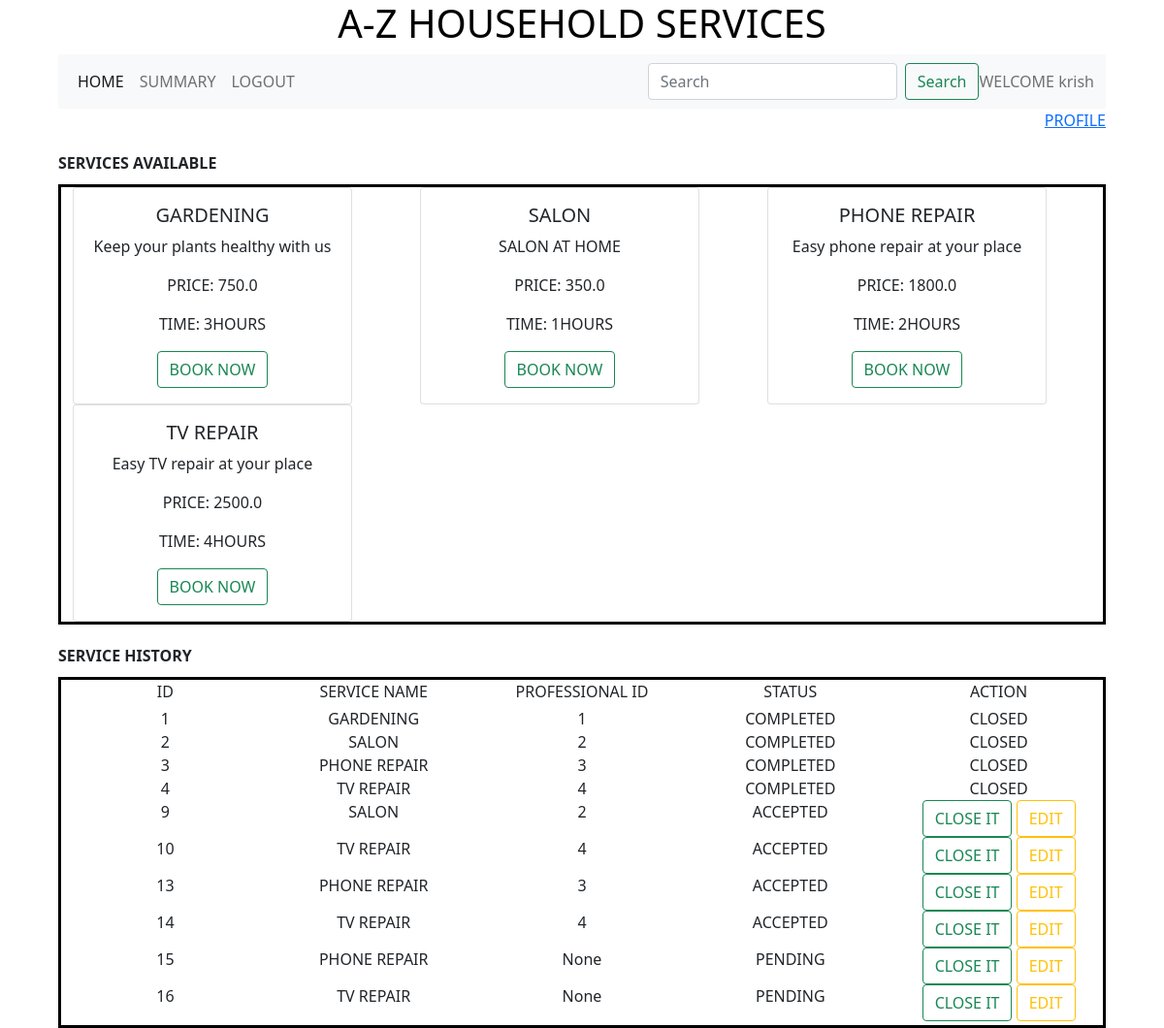
/customer/1, run on an earlier commit of the app's database.
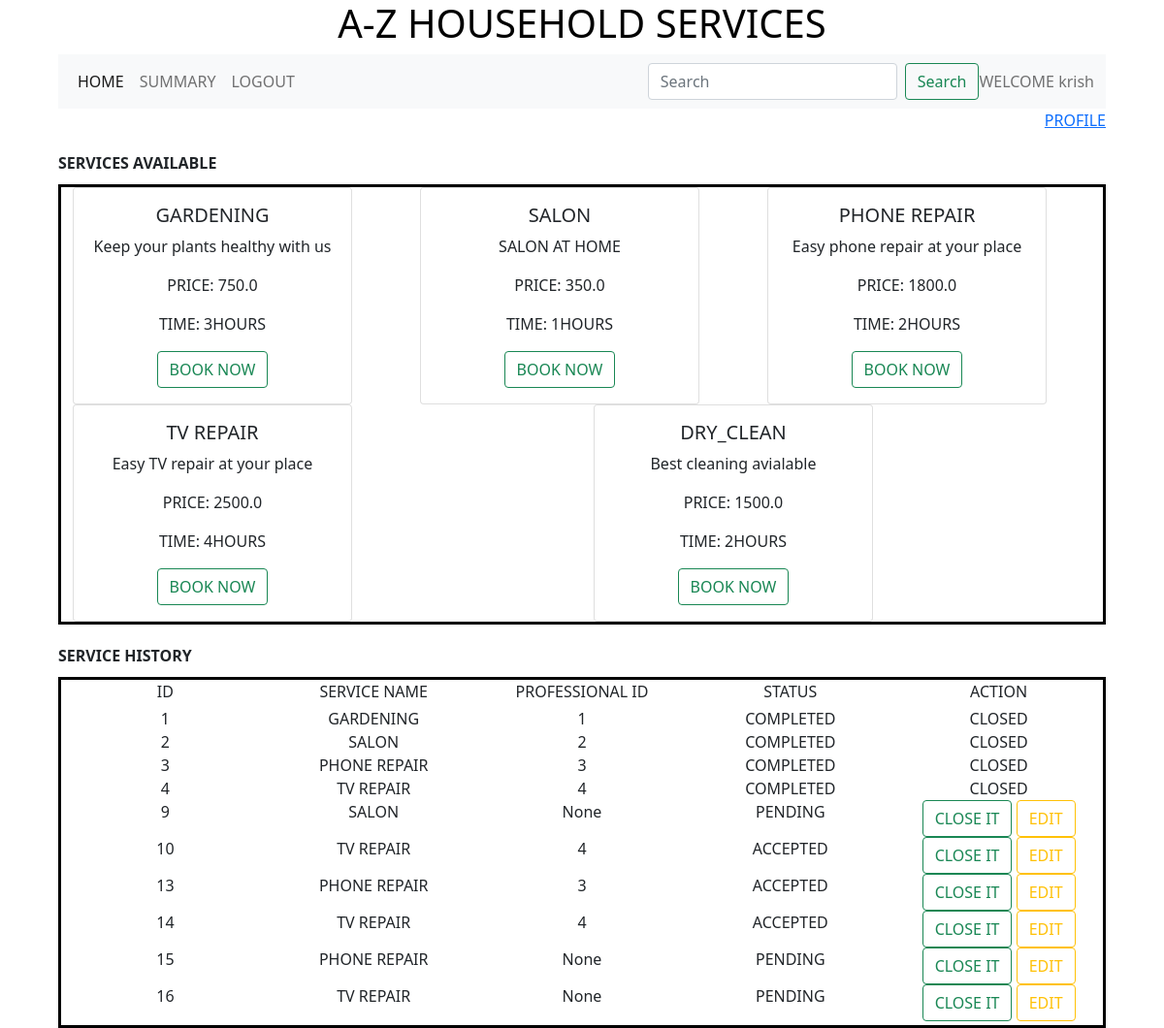
And on a later commit of the database.
### backend/models.py (models this page shows)
class Service(db.Model):
    __tablename__ ="service"
    id = db.Column(db.Integer,primary_key=True)
    name = db.Column(db.String)
    description = db.Column(db.String)
    base_price = db.Column(db.Float)
    time_required = db.Column(db.Integer)
    service_requests = db.relationship("Service_request",cascade="all,delete",backref="service",lazy = True)
    professionals = db.relationship("Professional",cascade="all,delete",backref="service",lazy = True)
    service_pic_url = db.Column(db.String,nullable=True,default="None")

class Service_request(db.Model):
    __tablename__ ="service_request"
    id = db.Column(db.Integer,primary_key=True)
    status  = db.Column(db.String,default ="PENDING" )
    date = db.Column(db.DateTime)
    rating = db.Column(db.Integer)
    remark = db.Column(db.String)
    service_id = db.Column(db.Integer, db.ForeignKey("service.id"),nullable = False)
    customer_id = db.Column(db.Integer, db.ForeignKey("customer.id"),nullable = False)
    professtional_id = db.Column(db.Integer, db.ForeignKey("professional.id"))

### backend/controllers.py (the view)
@app.route("/customer/<id>")
def customer_dashboard(id):
    customer = get_customer(id)
    services = get_services()
    services1 = get_services()
    service_requests = Service_request().query.filter_by(customer_id=id).all()
    return render_template("customer_dashboard.html",services=services,customer=customer,id=id,service_requests=service_requests,services1=services1)

### backend/controllers.py (called while the page is built)
def get_services():
    services = Service.query.all()
    return services

def get_customer(id):
    customer = Customer.query.filter_by(id=id).first()
    return customer

### templates/customer_dashboard.html (shortened to what the changed rows need)
{%extends "customer_layout.html"%}
{%block content%}
                {%if services%}
                  <div class ="dashboard">
                    <div class="container text-center">
                      <div class="row">
                        {%for service in services%}
                          <div class="col">
                            <div class="card" style="width: 18rem;">
                              <div class="card-body">
                                <h5 class="card-title">{{service.name}}</h5>
                                <p class="card-text">{{service.description}}</p>
                                <p class="card-text">PRICE: {{service.base_price}}</p>
                                <p class="card-text">TIME: {{service.time_required}}HOURS</p>
                                <form action="/service_request/{{id}}" method ="POST">
                                  <button type = "submit" class="btn btn-outline-success">BOOK NOW</button>
                                </form>
                              </div>
                            </div>
                          </div>
                        {%endfor%}
                      </div>
                    </div>
                  </div>
                {%else%}
                  <h3 class="center">NO SERVICES AVAILABLE</h3>
                {%endif%}
                {%if service_requests%}
                  <div class ="dashboard">
                    <div class="container text-center">
                      <div class="margin1">
                        {%for service_request in service_requests%}
                          {%for s in services1%}
                            {%if s.id == service_request.service_id%}
                              <div class="row">
                                <div class="col">
                                  {{service_request.id}}
                                </div>
                                <div class="col">
                                  {{s.name}}
                                </div>
                                <div class="col">
                                  {{service_request.professtional_id}}
                                </div>
                                <div class="col">
                                  {{service_request.status}}
                                </div>
                                <div class="col">
                                  {%if service_request.status != "COMPLETED" %}
                                    <a href="/close_service_request/{{id}}/{{service_request.id}}" class="btn btn-outline-success">CLOSE IT</a>
                                    <a href="/edit_service_request/{{id}}/{{service_request.id}}" class="btn btn-outline-warning">EDIT</a>
                                  {%else%}
                                    CLOSED
                                  {%endif%}
                                </div>
                              </div>
                            {%endif%}
                          {%endfor%}
                        {%endfor%}
                      </div>
                    </div>
                  </div>
                {%endif%}
{%endblock%}

What changed in the data, as far as the page shows it:
added Service: name "DRY_CLEAN", description "Best cleaning avialable", base_price "1500.0", time_required "2"
changed Service_request id 9: professtional_id "2" → "None"; status "ACCEPTED" → "PENDING"
